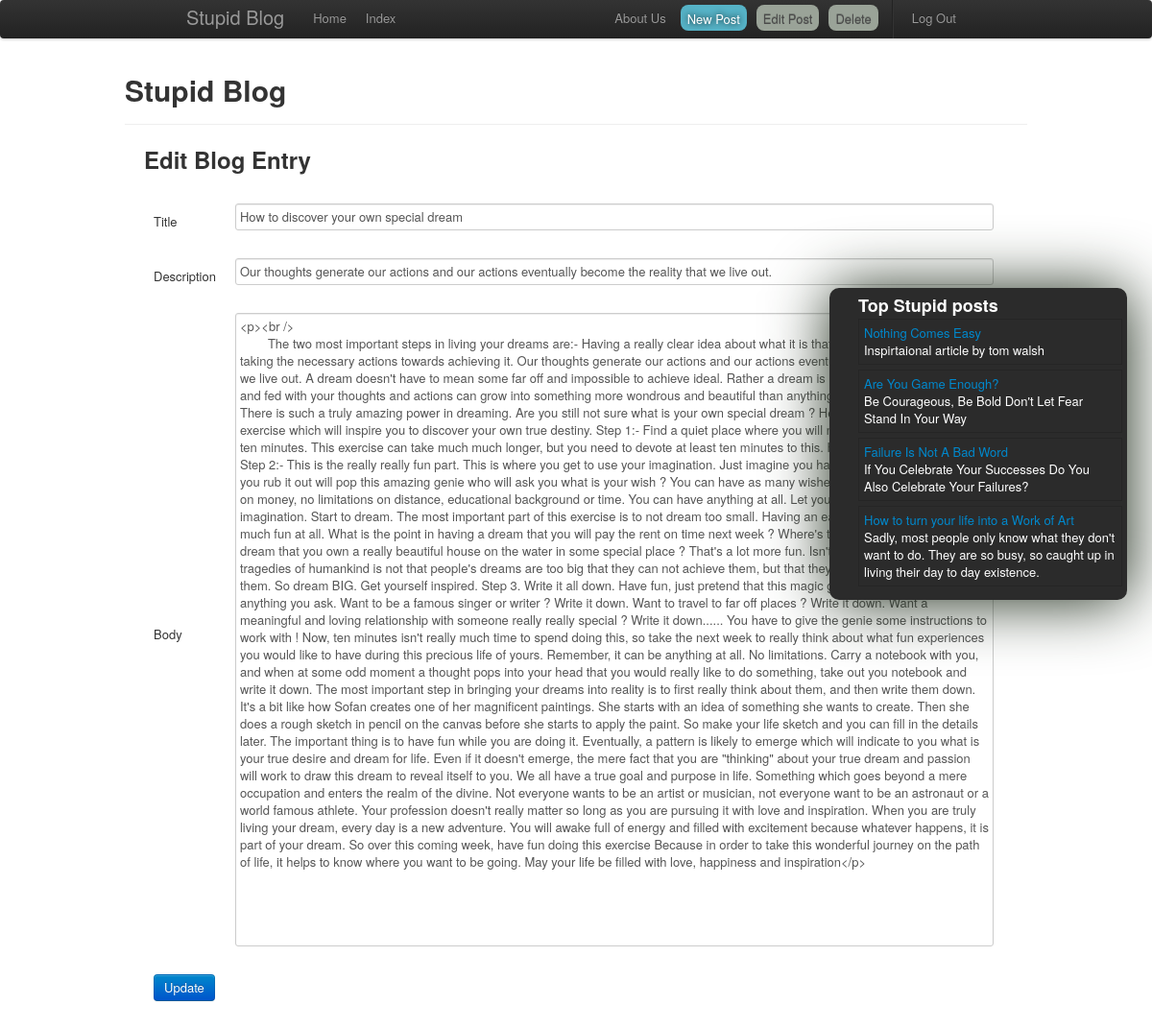
Screenshot of /admin/edit_blog_form.php?id=35 (signed in) with the database file from the repository.
### tables this page shows
CREATE TABLE IF NOT EXISTS `blog_posts` (
  `id` int(11) NOT NULL AUTO_INCREMENT,
  `title` varchar(255) NOT NULL,
  `post` text NOT NULL,
  `date_posted` date NOT NULL,
  `category` varchar(255) NOT NULL,
  PRIMARY KEY (`id`)
);

### admin/edit_blog_form.php (the view, shortened to what this page needs)
<?php	include_once "../assets/includes/_header.php";
	if (isset($_GET['id'])) {
		$id = $_GET['id'];
		echo "<h2>Edit Blog Entry</h2><br>";
		$query = mysql_query("SELECT * FROM blog_posts WHERE id='$id'");
		$row = mysql_fetch_assoc($query);
?>
		<form method="post" action="edit_blog.php?edit=<?php echo $id ?>">
		<table cellpadding=10>
			<tr>
				<td>
					<lable>Title</lable>
				</td>
				<td>
					<input id="title_in" type="text" name="title" placeholder="New post title"
					value="<?php echo $row['title']; ?>">
				</td>
			</tr>
			<tr>
				<td><lable>Description</lable> </td> <td><input id='title_in' type="text" name="category" value="<?php echo $row['category']; ?>"></td>
			</tr>
			<tr>
				<td><lable>Body</lable></td>
				<td>
					<textarea class="ckeditor" id="post_in" name="content"><?php echo nl2br($row['post']); ?></textarea>
				</td>
			</tr>
			<tr>
				<td><input class="btn btn-primary" type="submit" name="submit" value="Update"></td>
			</tr>
		</table>
	</form>
<?php } include_once "../assets/includes/_footer.php"; ?>

### assets/includes/_sidebar.php
<div class="span4 pull-right sidebar">
	<ul class="top-posts">
		<h3>Top Stupid posts</h3>
		<?php
			$query = mysql_query("SELECT id,title,category FROM blog_posts ORDER BY RAND() DESC LIMIT 4") or error_message(mysql_error());
			while($row = mysql_fetch_assoc($query)){
				echo "<div onclick=\"location.href='show_blogpost.php?ID=".$row['id']."'\" style=\"cursor:pointer;\"><li> <a href=\"show_blogpost.php?ID=".$row['id']."\">".$row['title']."</a><br>";
				echo $row['category']."</li></div>";
	}?>
	</ul>
</div>

### assets/custom-style.css (style rules this page uses)
#post_in { width: 60em; height: 50em; resize: none; }
#title_in { width: 60em; }
.sidebar { background-color: #2B2B2B; color: #FFFFFF; position: fixed; right: 2em; top: 28%; height: auto; padding: 5px; border-radius: 10px; overflow: hidden; box-shadow: 1px 0.1em 5em #1D2B19; }
.top-posts { list-style: none; }
.top-posts li { padding: 5px; margin-bottom: 5px; border: 1px solid rgba(0, 0, 0, 0.15); }

### rows the page displays
blog_posts: title "Nothing Comes Easy", category "Inspirtaional article by tom walsh"
blog_posts: title "Are You Game Enough?", category "Be Courageous, Be Bold Don't Let Fear Stand In Your Way"
blog_posts: title "Failure Is Not A Bad Word", category "If You Celebrate Your Successes Do You Also Celebrate Your Failures?"
blog_posts: title "How to turn your life into a Work of Art", category "Sadly, most people only know what they don't want to do. They are so busy, so caught up in living their day to day existence."
blog_posts: title "How to discover your own special dream", category "Our thoughts generate our actions and our actions eventually become the reality that we live out.", content "<p><br /> The two most important steps in living your dreams are:- Having a really clear idea about what it is that you want to do, and then taking the necessary actions towards achieving it. Our thoughts generate our actions and our actions eventually become the reality that we live out. A dream doesn't have to mean some far off and impossible to achieve ideal. Rather a dream is like a seed, which if watered and fed with your thoughts and actions can grow into something more wondrous and beautiful than anything you can begin to imagine. There is such a truly amazing power in dreaming. Are you still not sure what is your own special dream ? Here is a wonderful and fun exercise which will…"
